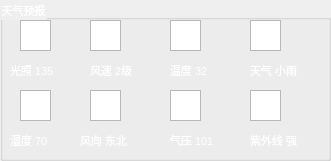
     <widget class="QGroupBox" name="groupBox_2">
      <property name="geometry">
       <rect>
        <x>270</x>
        <y>260</y>
        <width>331</width>
        <height>161</height>
       </rect>
      </property>
      <property name="font">
       <font>
        <pointsize>8</pointsize>
       </font>
      </property>
      <property name="styleSheet">
       <string notr="true">color: rgb(255, 255, 255);</string>
      </property>
      <property name="title">
       <string>天气预报</string>
      </property>
      <widget class="QGraphicsView" name="graphicsView_2">
       <property name="geometry">
        <rect>
         <x>20</x>
         <y>20</y>
         <width>31</width>
         <height>31</height>
        </rect>
       </property>
       <property name="styleSheet">
        <string notr="true">border-image: url(:/new/prefix2/光照.bmp);</string>
       </property>
      </widget>
      <widget class="QGraphicsView" name="graphicsView_8">
       <property name="geometry">
        <rect>
         <x>250</x>
         <y>20</y>
         <width>31</width>
         <height>31</height>
        </rect>
       </property>
       <property name="styleSheet">
        <string notr="true">border-image: url(:/new/prefix2/雨雪.bmp);</string>
       </property>
      </widget>
      <widget class="QLabel" name="label_40">
       <property name="geometry">
        <rect>
         <x>10</x>
         <y>60</y>
         <width>61</width>
         <height>21</height>
        </rect>
       </property>
       <property name="font">
        <font>
         <pointsize>8</pointsize>
        </font>
       </property>
       <property name="text">
        <string>&lt;html&gt;&lt;head/&gt;&lt;body&gt;&lt;p&gt;&lt;span style=&quot; color:#ffffff;&quot;&gt;光照 135&lt;/span&gt;&lt;/p&gt;&lt;/body&gt;&lt;/html&gt;</string>
       </property>
      </widget>
      <widget class="QGraphicsView" name="graphicsView_10">
       <property name="geometry">
        <rect>
         <x>250</x>
         <y>90</y>
         <width>31</width>
         <height>31</height>
        </rect>
       </property>
       <property name="styleSheet">
        <string notr="true">border-image: url(:/new/prefix2/紫外线.bmp);</string>
       </property>
      </widget>
      <widget class="QLabel" name="label_36">
       <property name="geometry">
        <rect>
         <x>10</x>
         <y>130</y>
         <width>61</width>
         <height>21</height>
        </rect>
       </property>
       <property name="font">
        <font>
         <pointsize>8</pointsize>
        </font>
       </property>
       <property name="text">
        <string>&lt;html&gt;&lt;head/&gt;&lt;body&gt;&lt;p&gt;&lt;span style=&quot; color:#ffffff;&quot;&gt;湿度 70&lt;/span&gt;&lt;/p&gt;&lt;/body&gt;&lt;/html&gt;</string>
       </property>
      </widget>
      <widget class="QGraphicsView" name="graphicsView_6">
       <property name="geometry">
        <rect>
         <x>90</x>
         <y>90</y>
         <width>31</width>
         <height>31</height>
        </rect>
       </property>
       <property name="styleSheet">
        <string notr="true">border-image: url(:/new/prefix2/风向.bmp);</string>
       </property>
      </widget>
      <widget class="QLabel" name="label_41">
       <property name="geometry">
        <rect>
         <x>250</x>
         <y>130</y>
         <width>71</width>
         <height>21</height>
        </rect>
       </property>
       <property name="font">
        <font>
         <pointsize>8</pointsize>
        </font>
       </property>
       <property name="text">
        <string>&lt;html&gt;&lt;head/&gt;&lt;body&gt;&lt;p&gt;&lt;span style=&quot; color:#ffffff;&quot;&gt;紫外线 强&lt;/span&gt;&lt;/p&gt;&lt;/body&gt;&lt;/html&gt;</string>
       </property>
      </widget>
      <widget class="QLabel" name="label_37">
       <property name="geometry">
        <rect>
         <x>170</x>
         <y>60</y>
         <width>61</width>
         <height>21</height>
        </rect>
       </property>
       <property name="font">
        <font>
         <pointsize>8</pointsize>
        </font>
       </property>
       <property name="text">
        <string>&lt;html&gt;&lt;head/&gt;&lt;body&gt;&lt;p&gt;&lt;span style=&quot; color:#ffffff;&quot;&gt;温度 32&lt;/span&gt;&lt;/p&gt;&lt;/body&gt;&lt;/html&gt;</string>
       </property>
      </widget>
      <widget class="QGraphicsView" name="graphicsView">
       <property name="geometry">
        <rect>
         <x>90</x>
         <y>20</y>
         <width>31</width>
         <height>31</height>
        </rect>
       </property>
       <property name="styleSheet">
        <string notr="true">border-image: url(:/new/prefix2/风速.bmp);</string>
       </property>
      </widget>
      <widget class="QGraphicsView" name="graphicsView_5">
       <property name="geometry">
        <rect>
         <x>20</x>
         <y>90</y>
         <width>31</width>
         <height>31</height>
        </rect>
       </property>
       <property name="styleSheet">
        <string notr="true">border-image: url(:/new/prefix2/湿度.bmp);</string>
       </property>
      </widget>
      <widget class="QLabel" name="label_39">
       <property name="geometry">
        <rect>
         <x>250</x>
         <y>60</y>
         <width>71</width>
         <height>21</height>
        </rect>
       </property>
       <property name="font">
        <font>
         <pointsize>8</pointsize>
        </font>
       </property>
       <property name="text">
        <string>&lt;html&gt;&lt;head/&gt;&lt;body&gt;&lt;p&gt;&lt;span style=&quot; color:#ffffff;&quot;&gt;天气 小雨&lt;/span&gt;&lt;/p&gt;&lt;/body&gt;&lt;/html&gt;</string>
       </property>
      </widget>
      <widget class="QGraphicsView" name="graphicsView_7">
       <property name="geometry">
        <rect>
         <x>170</x>
         <y>20</y>
         <width>31</width>
         <height>31</height>
        </rect>
       </property>
       <property name="styleSheet">
        <string notr="true">border-image: url(:/new/prefix2/温度.bmp);</string>
       </property>
      </widget>
      <widget class="QGraphicsView" name="graphicsView_9">
       <property name="geometry">
        <rect>
         <x>170</x>
         <y>90</y>
         <width>31</width>
         <height>31</height>
        </rect>
       </property>
       <property name="styleSheet">
        <string notr="true">border-image: url(:/new/prefix2/气压.bmp);</string>
       </property>
      </widget>
      <widget class="QLabel" name="label_35">
       <property name="geometry">
        <rect>
         <x>80</x>
         <y>130</y>
         <width>71</width>
         <height>21</height>
        </rect>
       </property>
       <property name="font">
        <font>
         <pointsize>8</pointsize>
        </font>
       </property>
       <property name="styleSheet">
        <string notr="true">color: rgb(255, 255, 255);</string>
       </property>
       <property name="text">
        <string>风向 东北</string>
       </property>
      </widget>
      <widget class="QLabel" name="label_38">
       <property name="geometry">
        <rect>
         <x>170</x>
         <y>130</y>
         <width>61</width>
         <height>21</height>
        </rect>
       </property>
       <property name="font">
        <font>
         <pointsize>8</pointsize>
        </font>
       </property>
       <property name="text">
        <string>&lt;html&gt;&lt;head/&gt;&lt;body&gt;&lt;p&gt;&lt;span style=&quot; color:#ffffff;&quot;&gt;气压 101&lt;/span&gt;&lt;/p&gt;&lt;/body&gt;&lt;/html&gt;</string>
       </property>
      </widget>
      <widget class="QLabel" name="label_34">
       <property name="geometry">
        <rect>
         <x>90</x>
         <y>60</y>
         <width>61</width>
         <height>21</height>
        </rect>
       </property>
       <property name="font">
        <font>
         <pointsize>8</pointsize>
        </font>
       </property>
       <property name="text">
        <string>&lt;html&gt;&lt;head/&gt;&lt;body&gt;&lt;p&gt;&lt;span style=&quot; color:#ffffff;&quot;&gt;风速 2级&lt;/span&gt;&lt;/p&gt;&lt;/body&gt;&lt;/html&gt;</string>
       </property>
      </widget>
     </widget>
